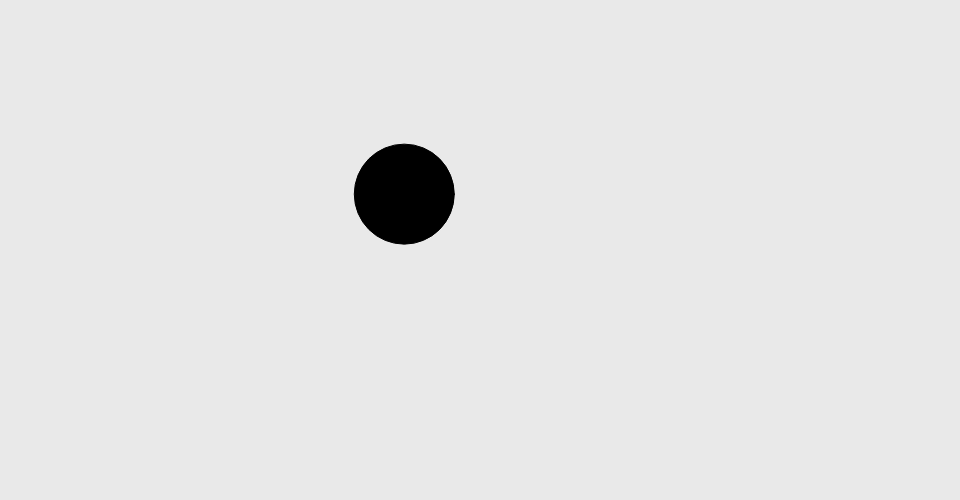
Frame 1 (no input)
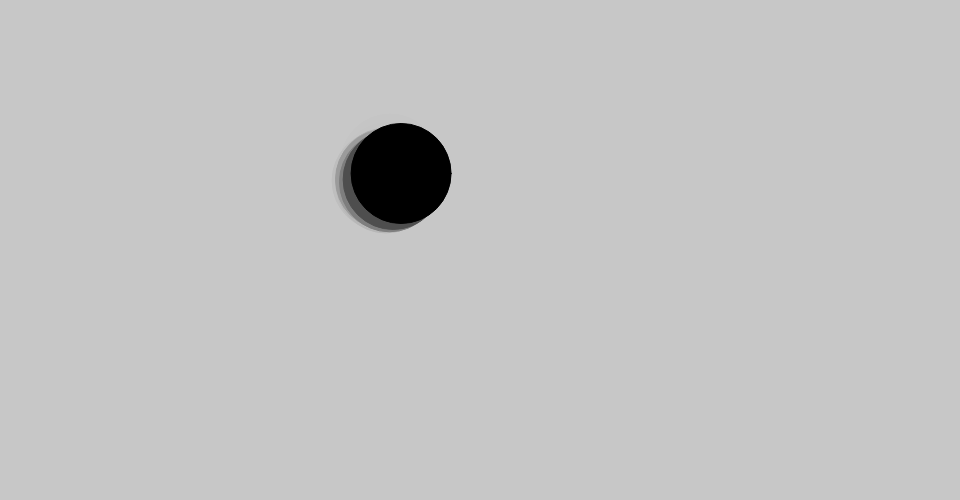
Frame 60 (no input)
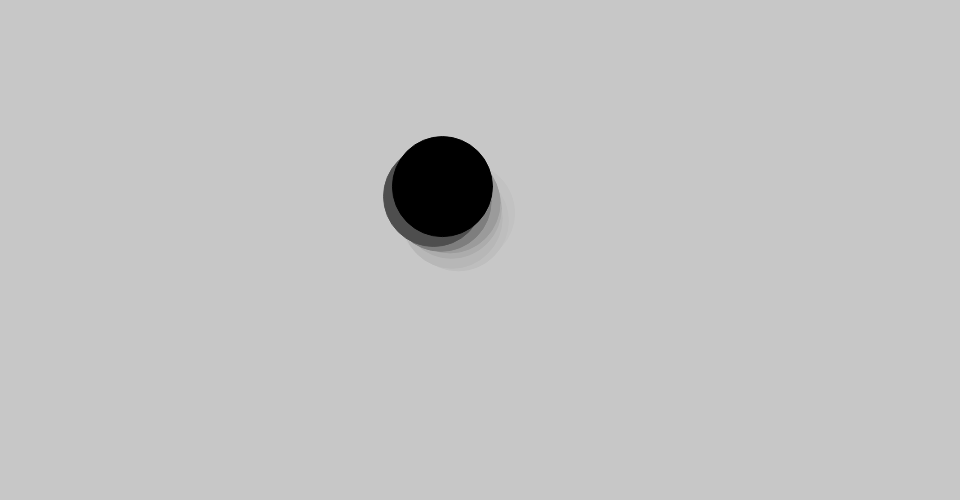
Frame 120 (the mouse pressed at the canvas centre since frame 60)

The p5.js sketch that drew these frames (run headless with seeded random() and noise() and a simulated clock; from frame 60 on, the mouse is pressed at the canvas centre):

// p5.js sketch
// ── sketch.js
// code created for the introduction to creative coding workshop (produced for techweek 2021)
// Author Phoebe Zeller - phoebe.zeller@vuw.ac.nz

function setup(){
	// create the drawing canvas, save the canvas element
	createCanvas(960, 500);

}
let circleX = 400;
let circleY = 200;
let randomAmount = 10;
function draw(){
	background(200,100);

	fill(0);
	circleX = circleX+random(-randomAmount,randomAmount);
	 circleY = circleY+random(-randomAmount,randomAmount);
	let circleSide = 100;

	ellipse(circleX,circleY,circleSide);
}
